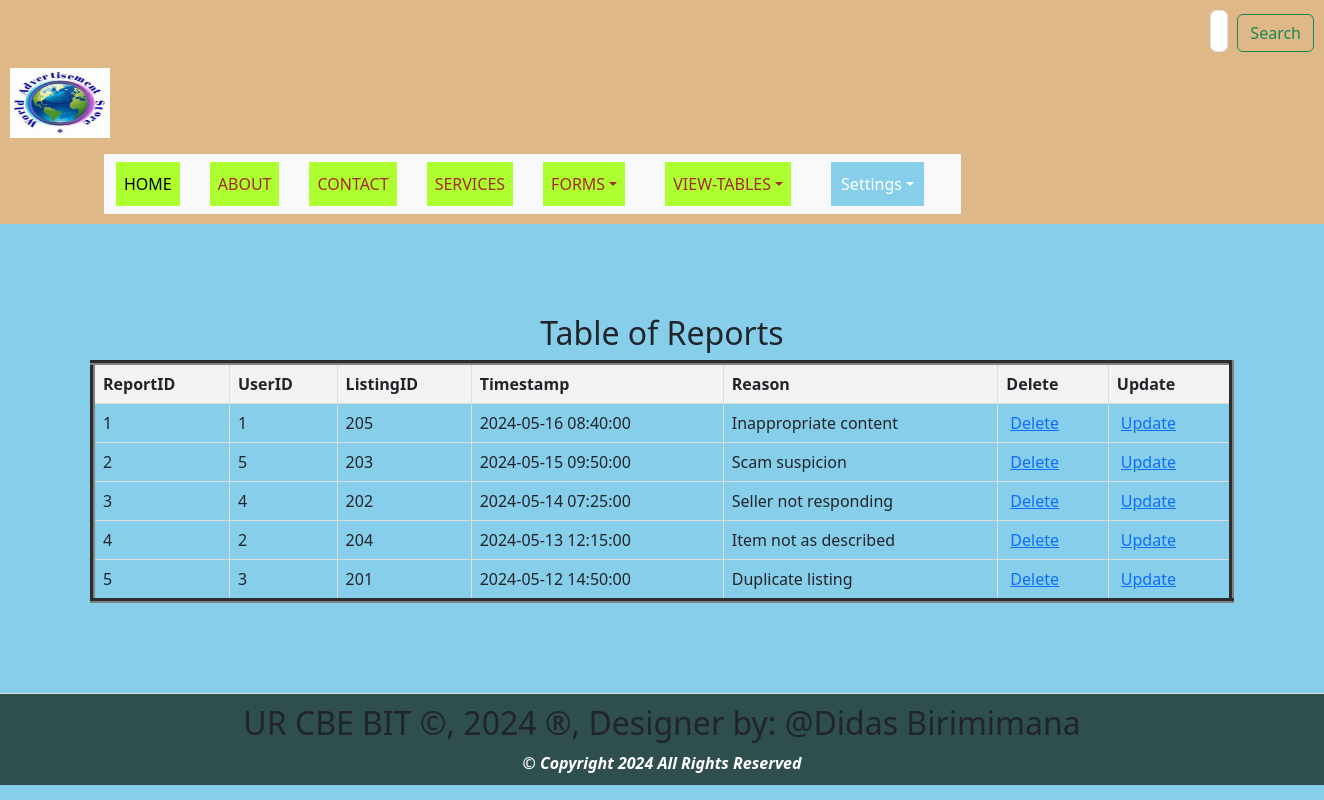
Screenshot of /view_reports.php with the database file from the repository.
### tables this page shows
CREATE TABLE `reports` (
  `ReportID` int(11) NOT NULL,
  `UserID` int(11) NOT NULL,
  `ListingID` int(11) NOT NULL,
  `Timestamp` timestamp NOT NULL DEFAULT current_timestamp(),
  `Reason` text DEFAULT NULL
);

### view_reports.php (the view, shortened to what this page needs)
<html>
<head>
  <link rel="stylesheet" type="text/css" href="styles.css" title="style 1" media="screen, tv, projection, handheld, print"/>
  <link rel="stylesheet" type="text/css" href="styles.css" title="style 1" media="screen, tv, projection, handheld, print">
    <link href="https://cdn.jsdelivr.net/npm/bootstrap@5.3.3/dist/css/bootstrap.min.css" rel="stylesheet">
</head>
<body style="background-color: skyblue;">
<header>
    <form class="d-flex" role="search" action="search.php" method="GET">
        <input class="form-control me-2" type="search" placeholder="Search" aria-label="Search" name="query">
        <button class="btn btn-outline-success" type="submit">Search</button>
    </form>
    <ul style="list-style-type: none; padding: 0;">
        <li style="display: inline; margin-right: 10px;">
           <a href="home.html">
            <img src="./Images/th.jpeg" width="100" height="70" alt="Logo"> </a>
        </li>
    </ul>
    <div class="container">
        <div class="row">
            <div class="col-auto">
                <div class="box">
                    <nav class="navbar navbar-expand-lg bg-body-tertiary">
                        <div class="container-fluid">
                            <div class="collapse navbar-collapse" id="navbarNavDropdown">
                                <ul class="navbar-nav">
                                    <li class="nav-item">
                                        <a class="nav-link active" aria-current="page" href="home.html">HOME</a>
                                    </li>
                                    <li class="nav-item">
                                        <a class="nav-link" href="about.html">ABOUT</a>
                                    </li>
                                    <li class="nav-item">
                                        <a class="nav-link" href="contact.html">CONTACT</a>
                                    </li>
                                    <li class="nav-item">
                                        <a class="nav-link" href="services.html">SERVICES</a>
                                    </li>
                                    <li class="nav-item dropdown">
                                        <a class="nav-link dropdown-toggle" href="#"  data-bs-toggle="dropdown" aria-expanded="false">FORMS</a>
                                    </li>
                                    <li class="nav-item dropdown">
                                        <a class="nav-link dropdown-toggle" href="#" role="button" data-bs-toggle="dropdown" aria-expanded="false">VIEW-TABLES</a>
                                    </li>
                                    <li class="dropdown" style="display: inline; margin-right: 10px;">
                                        <a href="#" class="nav-link dropdown-toggle" style="padding: 10px; color: white; background-color: skyblue; text-decoration: none; margin-right: 15px;">Settings</a>
                                    </li>
                                </ul>
                            </div>
                        </div>
                    </nav>
                </div>
            </div>
        </div>
    </div>
</header>
<section>
<!DOCTYPE html>
<html>
<head>
</head>
<body>
    <center><h2>Table of Reports</h2></center>
    <table border="5">
        <tr>
            <th>ReportID</th>
            <th>UserID</th>
            <th>ListingID</th>
            <th>Timestamp</th>
            <th>Reason</th>
            <th>Delete</th>
            <th>Update</th>
        </tr>
        <?php
       include('Database_Connection.php');
        $sql = "SELECT * FROM reports";
        $result = $connection->query($sql);
        if ($result->num_rows > 0) {
            while ($row = $result->fetch_assoc()) {
                $instId = $row['ReportID'];
                echo "<tr>
                    <td>" . $row['ReportID'] . "</td>
                    <td>" . $row['UserID'] . "</td>
                    <td>" . $row['ListingID'] . "</td>
                    <td>" . $row['Timestamp'] . "</td>
                    <td>" . $row['Reason'] . "</td>
                    <td><a style='padding:4px' href='delete_reports.php?ReportID=$instId'>Delete</a></td>
                    <td><a style='padding:4px' href='update_reports.php?ReportID=$instId'>Update</a></td>
                </tr>";
            }
        } else {
            echo "<tr><td colspan='9'>No data found</td></tr>";
        }
        ?>
    </table>
</body>
    </section>
<footer>
 <marquee behavior='alternate'>
<b><h2>UR CBE BIT &copy, 2024 &reg, Designer by: @Didas Birimimana</h2></b>
</marquee>
<center><b style="color: white;"><i>&copy Copyright 2024 All Rights Reserved</i></b></center>
</footer>
</body>
</html>

### styles.css (style rules this page uses)
body { font-family: Arial, sans-serif; margin: 0; padding: 0; }
header { background-color: darkslategray; padding: 5px; }
nav { display: flex; justify-content: space-between; }
.nav-link { list-style: none; margin: 0; padding: 0; display: inline-block; margin-right: 20px; text-decoration: none; color: black; }
.dropdown { position: relative; display: inline; margin-right: 10px; }
section { padding: 90px; border-bottom: 1px solid #ddd; }
footer { text-align: center; padding: 10px; background-color: darkslategray; }

### view_reports.php (style rules this page uses)
.nav-link { padding: 10px; color: white; background-color: greenyellow; text-decoration: none; margin-right: 30px; text-align: center; }
.nav-link:link { color: brown; }
button.btn { margin-left: 1px; margin-top: 4px; }
input.form-control { margin-left: 1200px; padding: 8px; }
header { background-color: burlywood; padding: 10px; }
table { width: 100%; border-collapse: collapse; }
th, td { border: 1px solid #ddd; padding: 8px; text-align: left; }
th { background-color: #f2f2f2; }

### rows the page displays
reports: ReportID "1", UserID "1", ListingID "205", Timestamp "2024-05-16 08:40:00", Reason "Inappropriate content"
reports: ReportID "2", UserID "5", ListingID "203", Timestamp "2024-05-15 09:50:00", Reason "Scam suspicion"
reports: ReportID "3", UserID "4", ListingID "202", Timestamp "2024-05-14 07:25:00", Reason "Seller not responding"
reports: ReportID "4", UserID "2", ListingID "204", Timestamp "2024-05-13 12:15:00", Reason "Item not as described"
reports: ReportID "5", UserID "3", ListingID "201", Timestamp "2024-05-12 14:50:00", Reason "Duplicate listing"
